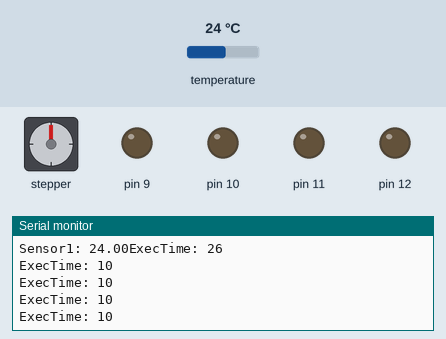
Simulated run of this sketch. Board: Arduino Uno, built with avr-gcc and run on an emulated ATmega328P. Shown: stepper motor, output pins drawn as LEDs (lit = HIGH), the last lines printed to the serial monitor. Wiring (inferred from the names in the program): stepper motor driver (200 steps per turn assumed): step pin 8; direction pin 7. Inputs (shaded band) come from the test bench; at power-on: temperature 24 °C.

Above: at 1.2 s.
1.3 s: temperature set to 10.7 °C
At 2.0 s:
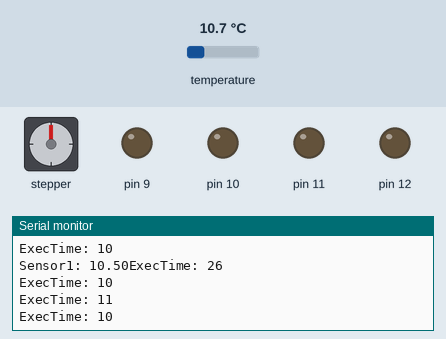
4.3 s: temperature set to 9.5 °C
At 5.4 s:
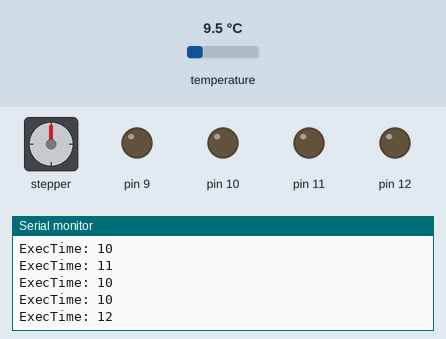
Timing chart, 0 to 7.3 s (numbered marks = the images above; inputs shaded):
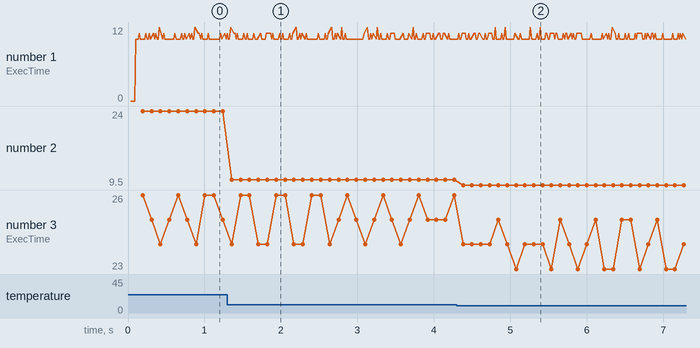

Measured:
- after the input at 1.3 s, the serial monitor: prints a new line after 0.06 s (image 1)
- after the input at 4.3 s, the serial monitor: prints a new line after 0.08 s (image 2)
- plotted number 2: 24 → 10.5 after the input at 1.3 s, 10.5 → 9.5 after the input at 4.3 s

The sketch:

BDS_NonBlocking.ino
```cpp
/*
  Set the DIP switch to Mode 1 (SW3 and SW4 are On )with power removed. Restore power and upload the Arduino Sketch “ArduinoESPCommunication
  Remove power and set the DIP switch to Mode 2 (SW5, SW6, SW7 are On)
  Change Arduino IDE to ESP8266 programming mode and upload the sketch “ESPRecieveCommunication”
  Remove power and set the dip switch to Mode 4 (SW1 and SW2 are On)
  Restore power
  Pressing the push button will cause the ATMega328 built in LED to flash and the LED connected to the ESP8266 will come on.
  Pressing the push button again will flash the built in LED and turn off the LED connected to the ESP8266

 Arduino UNO modalità programmazione: Arduino Uno normale Mode 1 (SW3 and SW4 are On )
 Arduino UNO modalità funzionamento + comunicazione seriale con ESP8266: Arduino Uno normale Mode 4 (SW1 and SW2 are On)
*/

/* TEMPERATURES SECTION */
#include <OneWire.h>
#include <DallasTemperature.h>

#define ONE_WIRE_BUS 2
OneWire oneWire(ONE_WIRE_BUS);

DallasTemperature sensors(&oneWire);

#define TEMPERATURE_PRECISION 9 // DS18B20 digital termometer provides 9-bit to 12-bit Celsius temperature measurements
#define MAX_SENSORS 10
DeviceAddress Thermometer[MAX_SENSORS];
byte numberOfDevices;
byte Limit;
unsigned long conversionTime_DS18B20_sensors; // in millis
unsigned long lastTempRequest;

#if !defined(DEVICE_DISCONNECTED)
#define DEVICE_DISCONNECTED -127
#endif
/* END TEMPERATURES SECTION */

/* MOTORS SECTION */
byte directionPin = 7;
byte stepPin = 8;

bool move = false;
bool direction = false;
/* END MOTORS SECTION */

float temp_sensor1, temp_sensor2, temp_sensor3;
bool ESP8266_superSlowCode_isExecuting = false;

//RECEIVING FROM ESP8266
#define MAX_NUMBER_OF_COMMANDS_FROM_BOARD 20
bool receivingDataFromBoard = false;
String receivedCommands[MAX_NUMBER_OF_COMMANDS_FROM_BOARD];
byte numberOfCommandsFromBoard;

// SENDING TO ESP8266
#define MAX_NUMBER_OF_COMMANDS_TO_BOARD 20
String listofDataToSend[MAX_NUMBER_OF_COMMANDS_TO_BOARD];
byte listofDataToSend_numberOfData = 0;
// handling float numbers
char bufferChar[30];
char fbuffChar[10];


/* GENERAL VARIABLES */
unsigned long startTimePLCCycle;
void setup() {
  pinMode(directionPin, OUTPUT);
  digitalWrite(directionPin, LOW);

  pinMode(stepPin, OUTPUT);
  digitalWrite(stepPin, LOW);

  pinMode(12, OUTPUT);
  pinMode(11, OUTPUT);
  pinMode(10, OUTPUT);
  pinMode(9, OUTPUT);

  Serial.begin(9600); // che scrive veloce verso ESP8266

  serialFlush();
  delay(5);

  /* TEMPERATURES SECTION */
  sensors.begin();
  numberOfDevices = sensors.getDeviceCount();
  sensors.setWaitForConversion(false);
  sensors.requestTemperatures();
  lastTempRequest = millis();
  conversionTime_DS18B20_sensors = 750 / (1 << (12 - TEMPERATURE_PRECISION));  // res in {9,10,11,12}


  if (numberOfDevices > MAX_SENSORS){
    Limit = MAX_SENSORS;
  }
  else{
    Limit = numberOfDevices;
  }

  for(byte index = 0; index < Limit; index++){
    if(sensors.getAddress(Thermometer[index], index)){
      sensors.setResolution(Thermometer[index], TEMPERATURE_PRECISION);
      //delay(750/ (1 << (12-TEMPERATURE_PRECISION)));
    }
  }
}

void loop() {

  // NORMAL CODE
  startTimePLCCycle = millis();
  if(millis() - lastTempRequest >= conversionTime_DS18B20_sensors){
    for(byte index = 0; index < Limit; index++){
      float tempC = sensors.getTempC(Thermometer[index]);
      if (tempC == DEVICE_DISCONNECTED) {
        ;//Serial.print(F("Error getting temperature"));
      }
      else {
        if(index == 0){
          temp_sensor1 = tempC;
          Serial.print("Sensor1: ");
          Serial.print(tempC);
        }
        else if(index == 1){
          temp_sensor2 = tempC;
          Serial.print("  Sensor2: ");
          Serial.print(tempC);
        }
        else if(index == 2){
          temp_sensor3 = tempC;
          Serial.print("  Sensor3: ");
          Serial.print(tempC);
        }
      }
    }
    sensors.requestTemperatures();
    lastTempRequest = millis();
  }
  Serial.print("ExecTime: ");
  Serial.println(millis() - startTimePLCCycle);
}

int readFromBoard(char endOfCommunication){ // returns the number of commands received
  receivingDataFromBoard = true;
  byte rcIndex = 0;
  char bufferChar[30];
  bool saving = false;
  byte receivedCommandsIndex = 0;
  while(receivingDataFromBoard){
    if(Serial.available() > 0){ // no while, perché potrei avere un attimo il buffer vuoto...senza aver ancora ricevuto il terminatore
      char rc = Serial.read();

      if(rc == '<'){ // starting char
        saving = true;
      }
      else if(rc == '>'){ // ending char
        bufferChar[rcIndex] = '\0';
        receivedCommands[receivedCommandsIndex] = bufferChar;
        receivedCommandsIndex ++;
        rcIndex = 0;
        saving = false;// starting char
      }
      else if(rc == endOfCommunication){ // ending communication from board
        receivingDataFromBoard = false; // buffer vuoto, vado avanti
      }
      else{
        if(saving){
          bufferChar[rcIndex] = rc;
          rcIndex ++;
        }
      }
    }
  }
  return receivedCommandsIndex;
}

float getFloatFromString(String string, char divider){
  int index;
  for(byte i =0; i < string.length(); i++) {
    char c = string[i];

    if(c == divider){
      index = i + 2;
      break;
    }
  }

  return string.substring(index, (string.length()-1)).toFloat();
}

void serialFlush(){
  while(Serial.available() > 0) {
    char t = Serial.read();
  }
}
```
